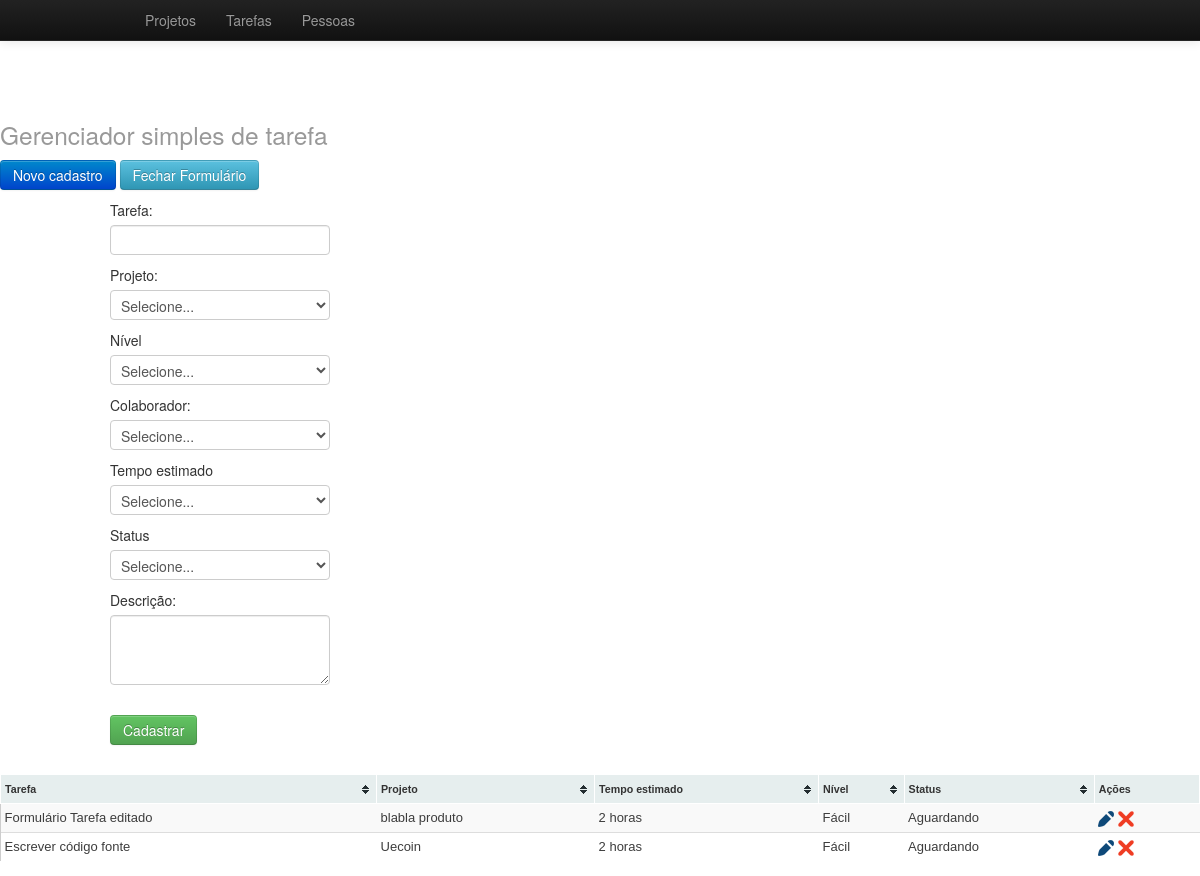
The app's page /tarefa with its own data.
### tables this page shows
CREATE TABLE IF NOT EXISTS `tarefa` (
  `idTarefa` int(3) NOT NULL AUTO_INCREMENT,
  `idProjeto` int(3) NOT NULL,
  `idFuncionario` int(3) DEFAULT NULL,
  `tarefa` varchar(255) DEFAULT NULL,
  `descricao` varchar(255) DEFAULT NULL,
  `idTempoEstimado` int(3) DEFAULT NULL,
  `idNivel` int(3) DEFAULT NULL,
  `dataCadastro` datetime DEFAULT NULL,
  `dataAlteracao` datetime DEFAULT NULL,
  `idStatus` int(3) DEFAULT NULL,
  PRIMARY KEY (`idTarefa`)
);

CREATE TABLE IF NOT EXISTS `projeto` (
  `idProjeto` int(11) NOT NULL AUTO_INCREMENT,
  `projeto` varchar(255) DEFAULT NULL,
  `descricao` varchar(255) DEFAULT NULL,
  `data_cadastro` datetime DEFAULT NULL,
  PRIMARY KEY (`idProjeto`)
);

### classes/Funcoes.class.php (called while the page is built, shortened)
<?php
class Funcoes {
    public function returnTempoEstimado($param, $id = "") {
        $arrayDados = array(
            "Selecione...",
            "2 horas",
            "4 horas",
            "6 horas",
            "8 horas"
        );
        switch ($param) {
            case '1':
                return $arrayDados[$id];
                break;
            case '2':
                return $arrayDados;
                break;
        }
    }
    public function returnStatus($param, $id = "") {
        $arrayDados = array(
            "Selecione...",
            "Em andamento",
            "Aguardando",
            "Finalizado"
        );
        switch ($param) {
            case '1':
                return $arrayDados[$id];
                break;
            case '2':
                return $arrayDados;
                break;
        }
    }
    public function returnNivel($param, $id = "") {
        $arrayDados = array(
            "Selecione...",
            "Fácil",
            "Médio",
            "Difícil"
        );
        switch ($param) {
            case '1':
                return $arrayDados[$id];
                break;
            case '2':
                return $arrayDados;
                break;
        }
    }
    public function tratarCaracter($vlr, $tipo) {
        switch ($tipo) {
            case 2: $rst = utf8_encode($vlr);
                break;
        }
        return $rst;
    }
    public function base64($vlr, $tipo) {
        switch ($tipo) {
            case 1: $rst = base64_encode($vlr);
                break;
        }
        return $rst;
    }
}
?>

### classes/Tarefa.class.php (called while the page is built, shortened)
<?php
include_once "Conexao.class.php";
include_once "Funcoes.class.php";
class Tarefa {
    private $con;
    public function __construct() {
        $this->con = new Conexao();
    }
    public function querySelect() {
        try {
            $cst = $this->con->conectar()->prepare(""
                    . "SELECT * FROM `tarefa` as t JOIN projeto as p on t.idProjeto= p.idProjeto ;");
            $cst->execute();
            return $cst->fetchAll();
        } catch (PDOException $ex) {
            return 'erro ' . $ex->getMessage();
        }
    }
}
?>

### classes/Conexao.class.php (called while the page is built, shortened)
<?php
class Conexao {
    private $usuario;
    private $senha;
    private $banco;
    private $servidor;
    private static $pdo;
    public function __construct() {
        $this->servidor = "localhost";
        $this->banco = "bdtarefas";
        $this->usuario = "root";
        $this->senha = "";
    }
    public function conectar() {
        try {
            if (is_null(self::$pdo)) {
                self::$pdo = new PDO("mysql:host=" . $this->servidor . ";dbname=" . $this->banco, $this->usuario, $this->senha);
            }
            return self::$pdo;
        } catch (PDOException $ex) {
            echo $ex->getMessage();
        }
    }
}
?>

### tarefa.php (the view, shortened to what this page needs)
<?php
require_once 'classes/Funcoes.class.php';
require_once 'classes/Tarefa.class.php';
$objFuncoes = new Funcoes();
$objFcn = new Tarefa();
$arrayNivel = $objFuncoes->returnNivel(2);
$arrayStatus = $objFuncoes->returnStatus(2);
$arrayTempo = $objFuncoes->returnTempoEstimado(2);
$idNivel = isset($func['idNivel']) ? ($func['idNivel']) : ('');
$idTempoEstimado = isset($func['idTempoEstimado']) ? ($func['idTempoEstimado']) : ('');
$idStatus = isset($func['idStatus']) ? ($func['idStatus']) : ('');
$tarefa = $objFuncoes->tratarCaracter((isset($func['tarefa'])) ? ($func['tarefa']) : (''), 2);
$descricao = $objFuncoes->tratarCaracter((isset($func['descricao'])) ? ($func['descricao']) : (''), 2);
?>
<!DOCTYPE HTML>
<html lang="pt-br">
    <head>
        <link href="css/estilo.css" rel="stylesheet" type="text/css" media="all">
        <link href="css/bootstrap-responsive.min.css" rel="stylesheet" type="text/css" media="all">
        <link href="css/bootstrap.min.css" rel="stylesheet" type="text/css" media="all">
        <link rel="stylesheet" href="css/blue/style.css">
    </head>
    <body>
        <nav class="navbar navbar-fixed-top navbar-inverse">
            <div class="navbar-inner">
                <div class="container">
                    <div class="nav-collapse">
                        <ul class="nav">
                            <li><a href="projeto.php">Projetos</a></li>
                            <li><a href="tarefa.php">Tarefas</a></li>
                            <li><a href="usuario.php">Pessoas</a></li>
                        </ul>
                    </div>
                </div>
            </div>
        </nav>
        <div><h1 class=""><small><?php echo TITLO; ?></small></h1></div>
        <p>
            <button type="button" class="btn btn-primary" name="abrirCadastro" id="abrirCadastro">Novo cadastro</button>
            <button type="button" class="btn btn-info" name="fecharCadastro" id="fecharCadastro">Fechar Formulário</button>
        </p>
        <div class="container theme-showcase" role="main">
            <form class="" name="formCad" action="" method="post" >
                <div id="cadastro" class="row" >
                    <div class="form-group">
                        <div class="col-md-4 col-xd-4 col-xs-6">
                            <label for="tarefa">Tarefa:</label>
                            <input type="text" name="tarefa" required="required" value="<?= $tarefa ?>"><br>
                        </div>
                    </div>
                    <div class="form-group">
                        <div class="col-md-4 col-xd-4 col-xs-6">
                            <label for="idProjeto">Projeto:</label>
                            <select class="form-control" name="idProjeto" id="idProjeto">
                                <option value="0">Selecione...</option>
                            </select>
                        </div>
                        <div class="col-md-4 col-xd-4 col-xs-6">
                            <label for="idNivel">Nível</label>
                            <select class="form-control" id="idNivel" name="idNivel">
                                <?php
                                foreach ($arrayNivel as $key => $value) {
                                    echo '<option value="' . $key . '"' . (($key == $idNivel) ? ' SELECTED="true"' : '') . '>' . $value . '</option>';
                                }
                                ?>
                            </select>
                        </div>
                        <div class="col-md-4 col-xd-4 col-xs-6">
                            <label for="idFuncionario">Colaborador:</label>
                            <select class="form-control" name="idFuncionario" id="idFuncionario">
                                <option value="0">Selecione...</option>
                            </select>
                        </div>
                        <div class="col-md-4 col-xd-4 col-xs-6">
                            <label for="idTempoEstimado">Tempo estimado</label>
                            <select class="form-control" id="idTempoEstimado" name="idTempoEstimado">
                                <?php
                                foreach ($arrayTempo as $key => $value) {
                                    echo '<option value="' . $key . '"' . (($key == $idTempoEstimado) ? ' SELECTED="true"' : '') . '>' . $value . '</option>';
                                }
                                ?>
                            </select>
                        </div>
                        <div class="col-md-4 col-xd-4 col-xs-6">
                            <label for="idStatus">Status</label>
                            <select class="form-control" id="idStatus" name="idStatus">
                                <?php
                                foreach ($arrayStatus as $key => $value) {
                                    echo '<option value="' . $key . '"' . (($key == $idStatus) ? ' SELECTED="true"' : '') . '>' . $value . '</option>';
                                }
                                ?>
                            </select>
                        </div>
                    </div>
                    <div class="form-group">
                        <label for="descricao">Descrição:</label>
                        <textarea class="form-control" id="descricao" name="descricao" rows="3"><?= $descricao ?></textarea>
                    </div>
                    <br>
                    <input class="btn btn-success" type="submit" name="<?= (isset($_GET['acao']) == 'edit') ? ('btAlterar') : ('btCadastrar') ?>" value="<?= (isset($_GET['acao']) == 'edit') ? ('Alterar') : ('Cadastrar') ?>">
                </div>
            </form>
        </div>
        <div class="">
            <table id="tabelaTarefa" class="table tablesorter table-striped tabelaTarefa">
                <thead>
                    <tr>
                        <th scope="col">Tarefa</th>
                        <th scope="col">Projeto</th>
                        <th scope="col">Tempo estimado</th>
                        <th scope="col">Nível</th>
                        <th scope="col">Status</th>
                        <th scope="col">Ações</th>
                    </tr>
                </thead>
                <tbody>
                    <?php
                    foreach ($objFcn->querySelect() as $rst) {
                        ?>
                        <tr>
                            <td scope='row' ><?php echo isset($rst['tarefa']) ? $objFuncoes->tratarCaracter($rst['tarefa'], 2) : ""; ?></td>
                            <td><?php echo isset($rst['projeto']) ? $objFuncoes->tratarCaracter($rst['projeto'], 2) : ""; ?></td>
                            <td><?php echo isset($rst['idTempoEstimado']) ? $objFuncoes->returnTempoEstimado(1, $rst['idTempoEstimado']) : ""; ?></td>
                            <td><?php echo isset($rst['idNivel']) ? $objFuncoes->returnNivel(1, $rst['idNivel']) : ""; ?></td>
                            <td><?php echo isset($rst['idStatus']) ? $objFuncoes->returnStatus(1, $rst['idStatus']) : ""; ?></td>
                            <td>
                                <div class="">
                                    <a class="editar" href="?acao=edit&tarf=<?= $objFuncoes->base64($rst['idTarefa'], 1) ?>" title="Editar dados"><img src="img/ico-editar.png" width="16" height="16" alt="Editar"></a>
                                    <a class="excluir" href="?acao=delet&tarf=<?= $objFuncoes->base64($rst['idTarefa'], 1) ?>" title="Excluir esse dado"><img src="img/ico-excluir.png" width="16" height="16" alt="Excluir"></a>
                                </div>
                            </td>
                        </tr>
                    <?php }
                    ?>
                </tbody>
            </table>
        </div>
    </body>
</html>

### css/estilo.css (style rules this page uses)
body { padding-top: 100px; }
table { font: 13px Verdana, Geneva, sans-serif !important; }

### css/blue/style.css (style rules this page uses)
table.tablesorter { font-family:arial; background-color: #CDCDCD; margin:10px 0pt 15px; font-size: 8pt; width: 100%; text-align: left; }
table.tablesorter thead tr th, table.tablesorter tfoot tr th { background-color: #e6EEEE; border: 1px solid #FFF; font-size: 8pt; padding: 4px; }
table.tablesorter thead tr .header { background-image: url(bg.gif); background-repeat: no-repeat; background-position: center right; cursor: pointer; }
table.tablesorter tbody td { color: #3D3D3D; padding: 4px; background-color: #FFF; vertical-align: top; }

### records on screen
tarefa: tarefa "Formulário Tarefa editado", idProjeto.projeto "blabla produto", idTempoEstimado "2 horas", idNivel "Fácil", idStatus "Aguardando"
tarefa: tarefa "Escrever código fonte", idProjeto.projeto "Uecoin", idTempoEstimado "2 horas", idNivel "Fácil", idStatus "Aguardando"

### other values on screen
TITLO "Gerenciador simples de tarefa"
form field idNivel "Selecione..."
form field idTempoEstimado "Selecione..."
form field idStatus "Selecione..."
